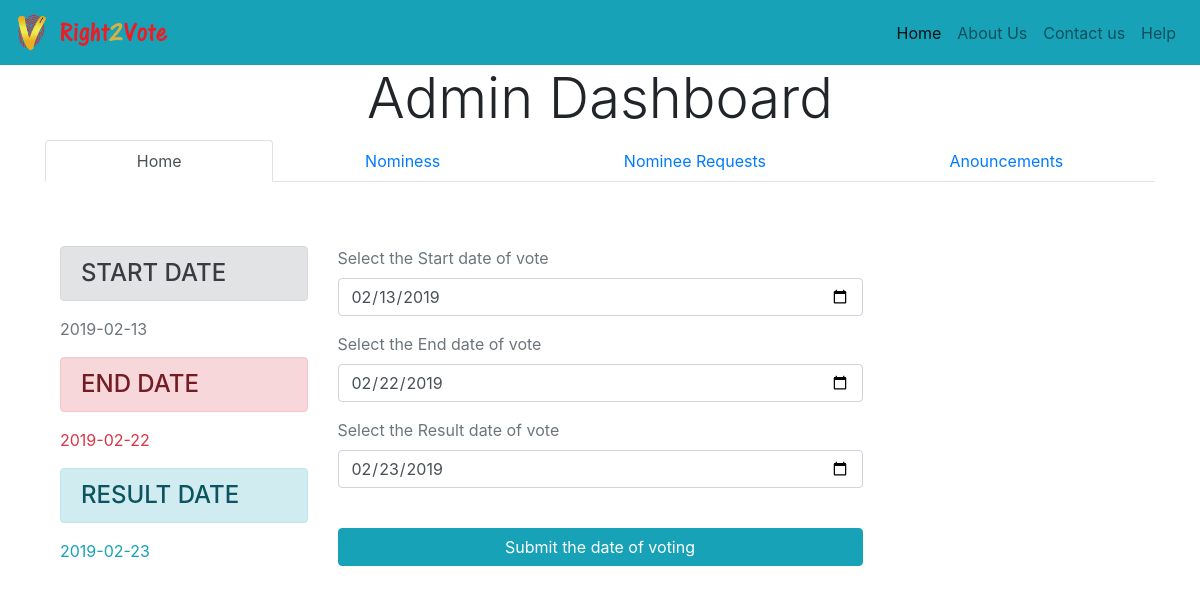
Before: /Admin/dashboard.php with the older database file.
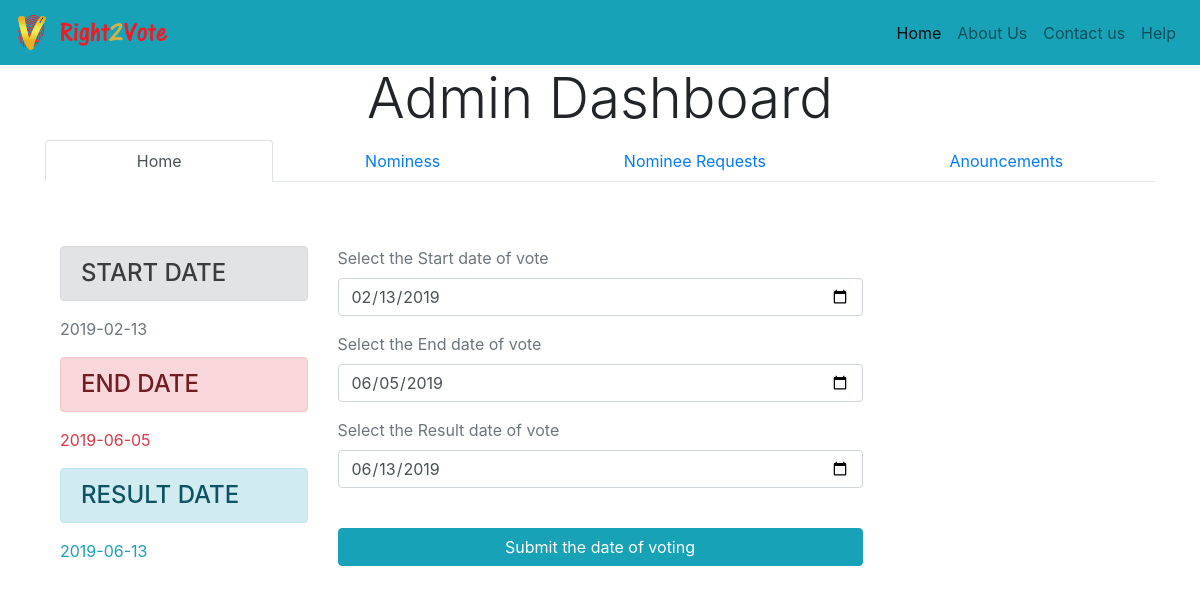
After: the same page with the newer database file.
### tables this page shows
CREATE TABLE `start_vote` (
  `id` int(255) NOT NULL,
  `start` varchar(255) DEFAULT NULL,
  `start_date` date DEFAULT NULL,
  `end_date` date DEFAULT NULL,
  `result_date` date DEFAULT NULL,
  `user_id` varchar(255) DEFAULT NULL,
  `winner` varchar(255) DEFAULT NULL,
  `total_vote` varchar(255) DEFAULT NULL
);

### common/functions.php (called while the page is built, shortened)
<?php
function get_voting_details($conn){
$sql="SELECT * from start_vote";
  $result=mysqli_query($conn,$sql);
  $count=mysqli_fetch_assoc($result);
  return $count;
}
?>

### Admin/dashboard.php (the view, shortened to what this page needs)
<?php include_once('../common/header.php');
 include_once('../database/connection.php');
include_once('../common/functions.php');
?>
<section id="tabs">
  <div class="container">
    <h6 class="section-title text-center display-4">Admin Dashboard</h6>
    <div class="row">
      <div class="col-12 ">
        <nav>
          <div class="nav nav-tabs nav-fill" id="nav-tab" role="tablist">
            <a class="nav-item nav-link  <?php echo @$_GET['announce_status']?'':'active'; ?>" id="nav-home-tab" data-toggle="tab" href="#nav-home" role="tab" aria-controls="nav-home" aria-selected="true">Home</a>
            <a class="nav-item nav-link" id="nav-profile-tab" data-toggle="tab" href="#nav-profile" role="tab" aria-controls="nav-profile" aria-selected="false">Nominess</a>
            <a class="nav-item nav-link" id="nav-contact-tab" data-toggle="tab" href="#nav-contact" role="tab" aria-controls="nav-contact" aria-selected="false">Nominee Requests</a>
            <a class="nav-item nav-link  <?php echo @$_GET['announce_status']?' active':''; ?>"" id="nav-about-tab" data-toggle="tab" href="#nav-about" role="tab" aria-controls="nav-about" aria-selected="false">Anouncements</a>
          </div>
        </nav>
        <div class="tab-content py-3 px-3 px-sm-0" id="nav-tabContent">
          <div class="tab-pane fade show <?php echo @$_GET['announce_status']?'':'active'; ?>" id="nav-home" role="tabpanel" aria-labelledby="nav-home-tab">
          	<div class="container-fluid mt-5 w-100">
          		<div class="row">
          				<div class=" col-md-3  ">
          					<?php $get_details=get_voting_details($conn); ?>
          					<h4 class="alert alert-secondary">START DATE</h4>
          					<p class="text-secondary"><?php echo $get_details['start_date']?$get_details['start_date']:'not updated'?></p>
          					<h4 class="alert alert-danger mt-3">END DATE</h4>
          					<p class="text-danger"><?php echo $get_details['end_date']?$get_details['end_date']:'not updated'?></p>
          					<h4 class="alert alert-info mt-3">RESULT DATE</h4>
          					<p class="text-info"><?php echo $get_details['result_date']?$get_details['result_date']:'not updated'?></p>
          				</div>
          				<div class=" col-md-6  ">
          	<form action="../submit.php" method="post">
          		<div class="form-group">
          	<label class="text-secondary">Select the Start date of vote</label>
          	<input type="date" name="voting_start" value="<?php echo @$get_details['start_date']?@$get_details['start_date']:''?>" class="form-control">
          </div>
          <div class="form-group">
          	<label class="text-secondary">Select the End date of vote</label>
          	<input type="date" name="voting_end" value="<?php echo @$get_details['end_date']?@$get_details['end_date']:''?>" class="form-control">
          </div>
          <div class="form-group">
          	<label class="text-secondary">Select the Result date of vote</label>
          	<input type="date" name="voting_result"value="<?php echo @$get_details['result_date']?@$get_details['result_date']:''?>" class="form-control">
          </div>
          	<br>
            <button class="btn btn-info btn-block" type="submit" name="voting_date_submit">Submit the date of voting</button>
          	</form>
          </div>
          </div>
          </div>
          </div>
      </div>
    </div>
  </div>
</section>
<?php include_once('../common/footer.php'); ?>

Changed rows visible on the page:
changed start_vote: end_date "2019-02-22" → "2019-06-05"; result_date "2019-02-23" → "2019-06-13"; voting_end "02/22/2019" → "06/05/2019"; voting_result "02/23/2019" → "06/13/2019"
